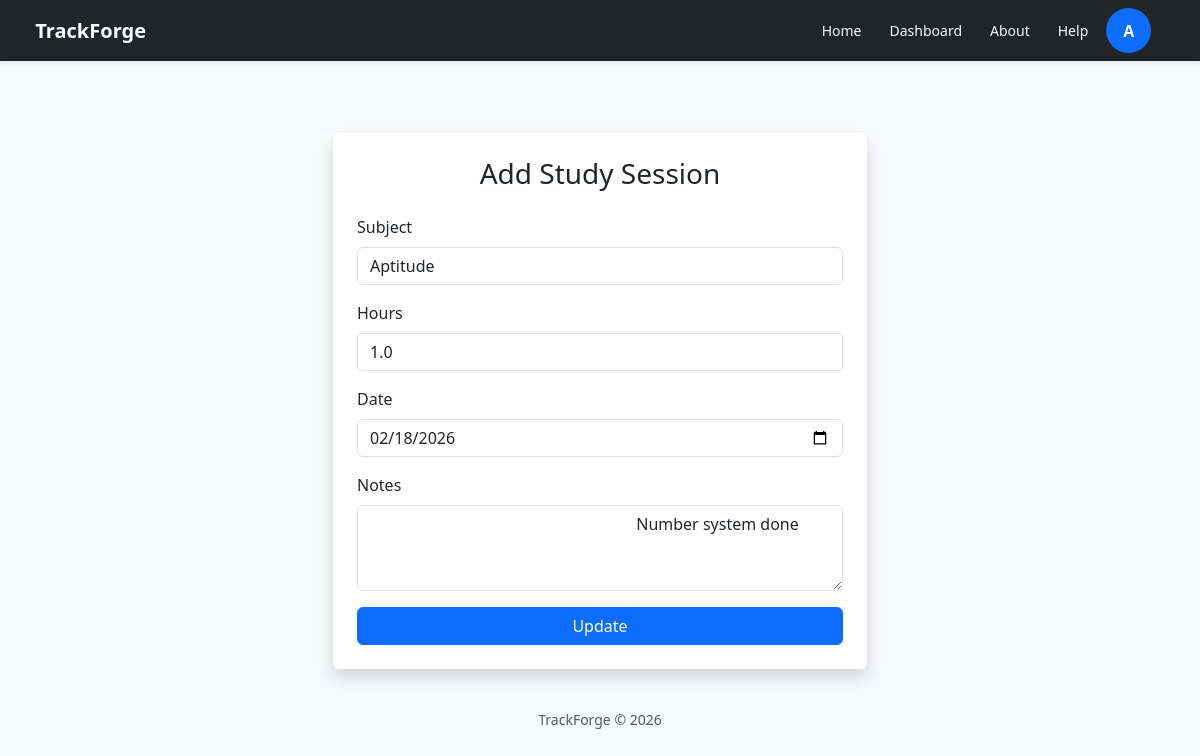
Screenshot of /edit_session/2 (signed in) with the database file from the repository.
### app.py (models this page shows)
class StudySession(db.Model):
    id = db.Column(db.Integer, primary_key=True)
    user_id = db.Column(db.Integer, db.ForeignKey('user.id'))
    subject = db.Column(db.String(20), nullable=False)
    hours = db.Column(db.Float)
    dates = db.Column(db.String(50))
    notes = db.Column(db.String(500), nullable=False)

### app.py (the view, shortened to what this page needs)
@app.route("/edit_session/<int:id>", methods=["GET", "POST"])
def edit_session(id):
    if "user" not in session:
        return redirect(url_for("login"))
    data = StudySession.query.get_or_404(id)
    current_user = User.query.filter_by(username=session["user"]).first()
    if data.user_id != current_user.id:
        return "Unauthorized"
    return render_template("edit_session.html", data=data)

### templates/edit_session.html (shortened to what this page needs)
{% extends "base.html" %}
{% block content %}
    <div class="container mt-5">
    <div class="row justify-content-center">
        <div class="col-md-6">
            <div class="card shadow border-0">
                <div class="card-body p-4">
                    <h3 class="text-center mb-4">Add Study Session</h3>
                    <form method="POST">
                        <div class="mb-3">
                            <label class="form-label">Subject</label>
                            <input type="text" name="subject" class="form-control" placeholder="Ex: DSA" value="{{ data.subject }}" required>
                        </div>
                        <div class="mb-3">
                            <label class="form-label">Hours</label>
                            <input type="number" name="hours" class="form-control" min="1" placeholder="Ex: 2" value="{{ data.hours }}"required>
                        </div>
                        <div class="mb-3">
                            <label class="form-label">Date</label>
                            <input type="date" name="date" class="form-control" value="{{ data.dates }}" required>
                        </div>
                        <div class="mb-3">
                            <label class="form-label">Notes</label>
                            <textarea name="notes" class="form-control" rows="3">
                                {{ data.notes }}
                            </textarea>
                        </div>
                        <div class="d-grid">
                            <button class="btn btn-primary">Update</button>
                        </div>
                    </form>
                </div>
            </div>
        </div>
    </div>
</div>
{% endblock %}

### rows the page displays
StudySession: subject "Aptitude", hours "1.0", date "02/18/2026", notes "Number system done"

### other values shown
{{ session["user"][0]|upper if "user" in session else "👤" }} "A"
